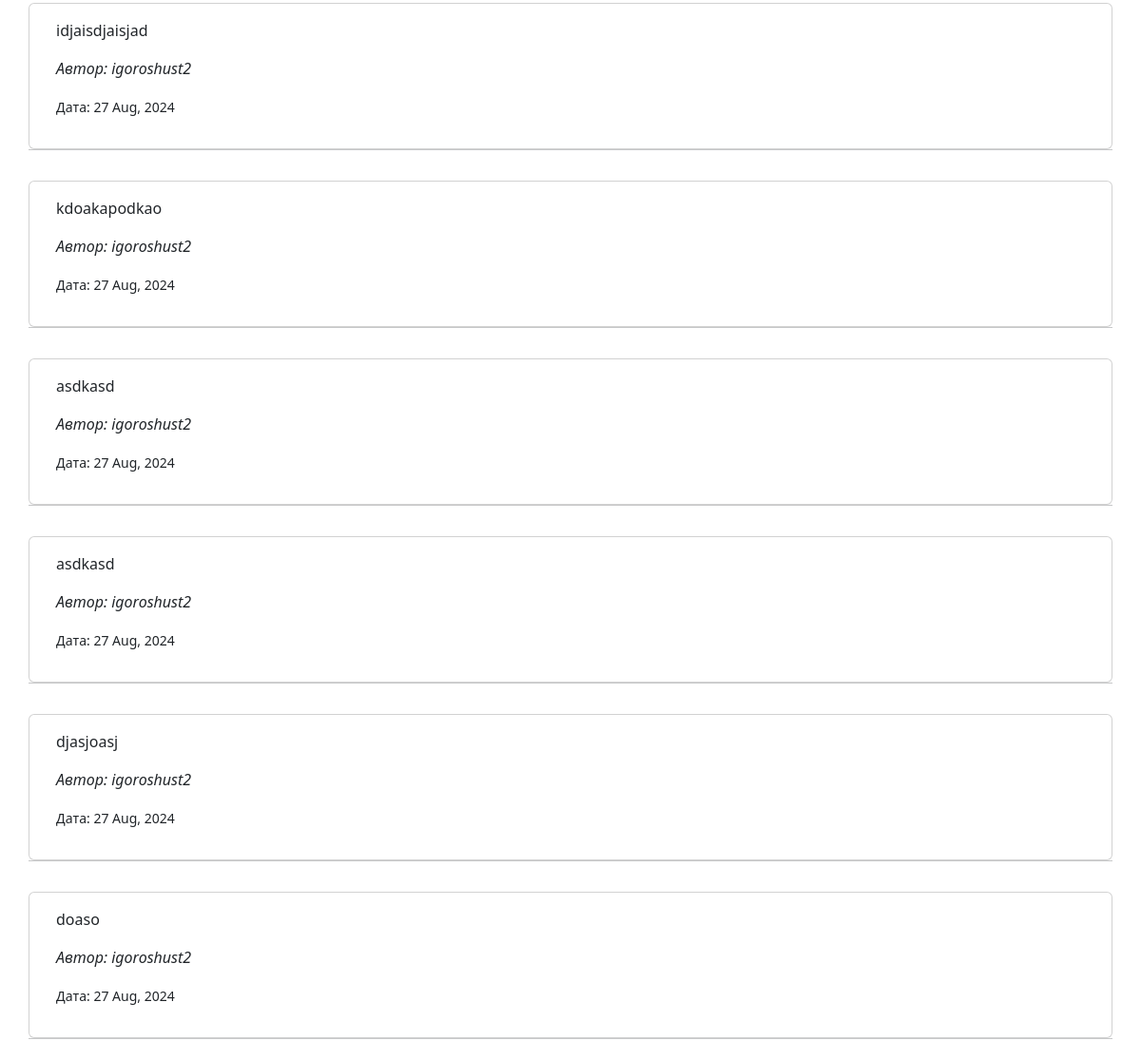
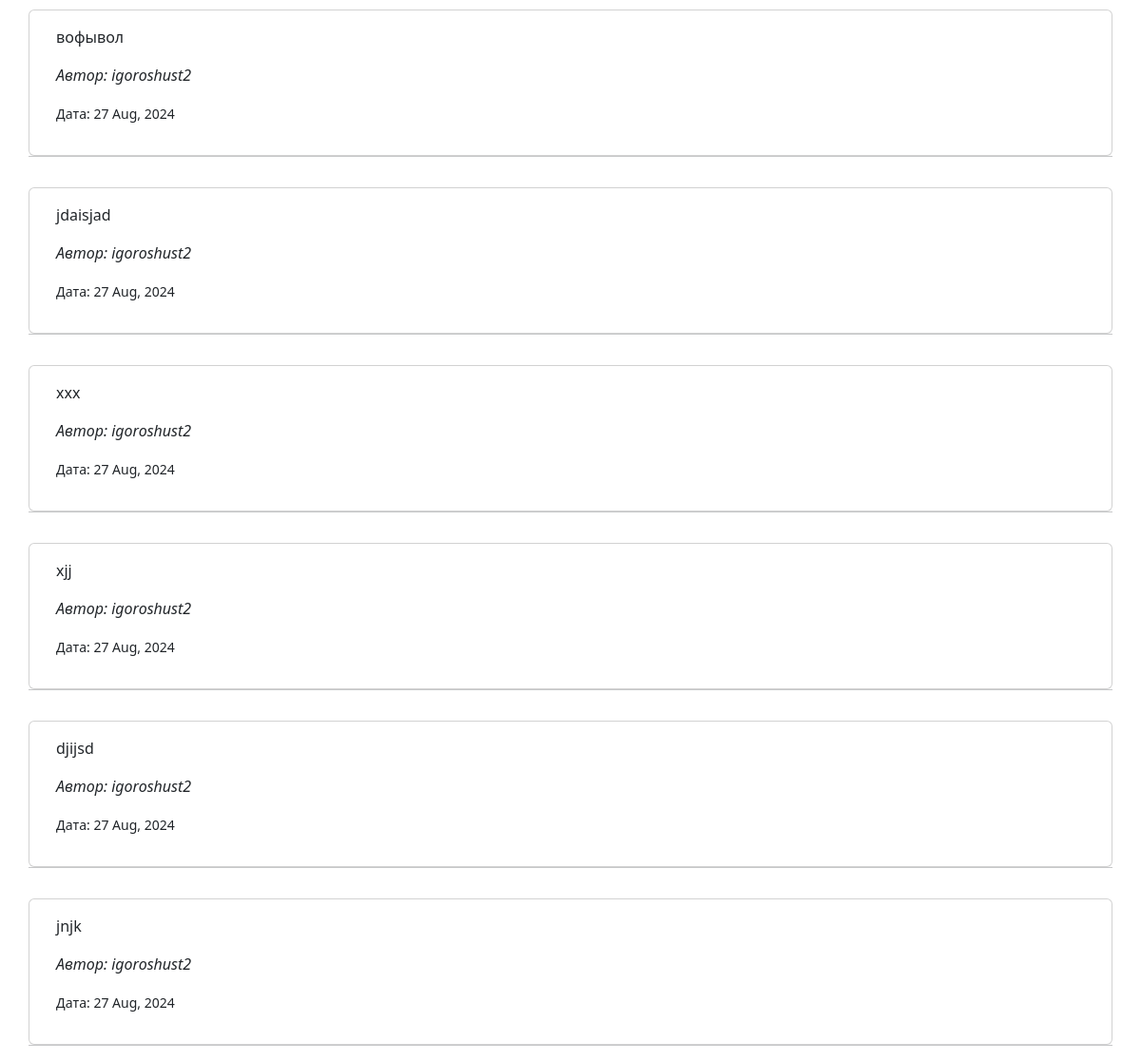
Before: /5/ (lower part) with the older database file (2 pictures, top to bottom).
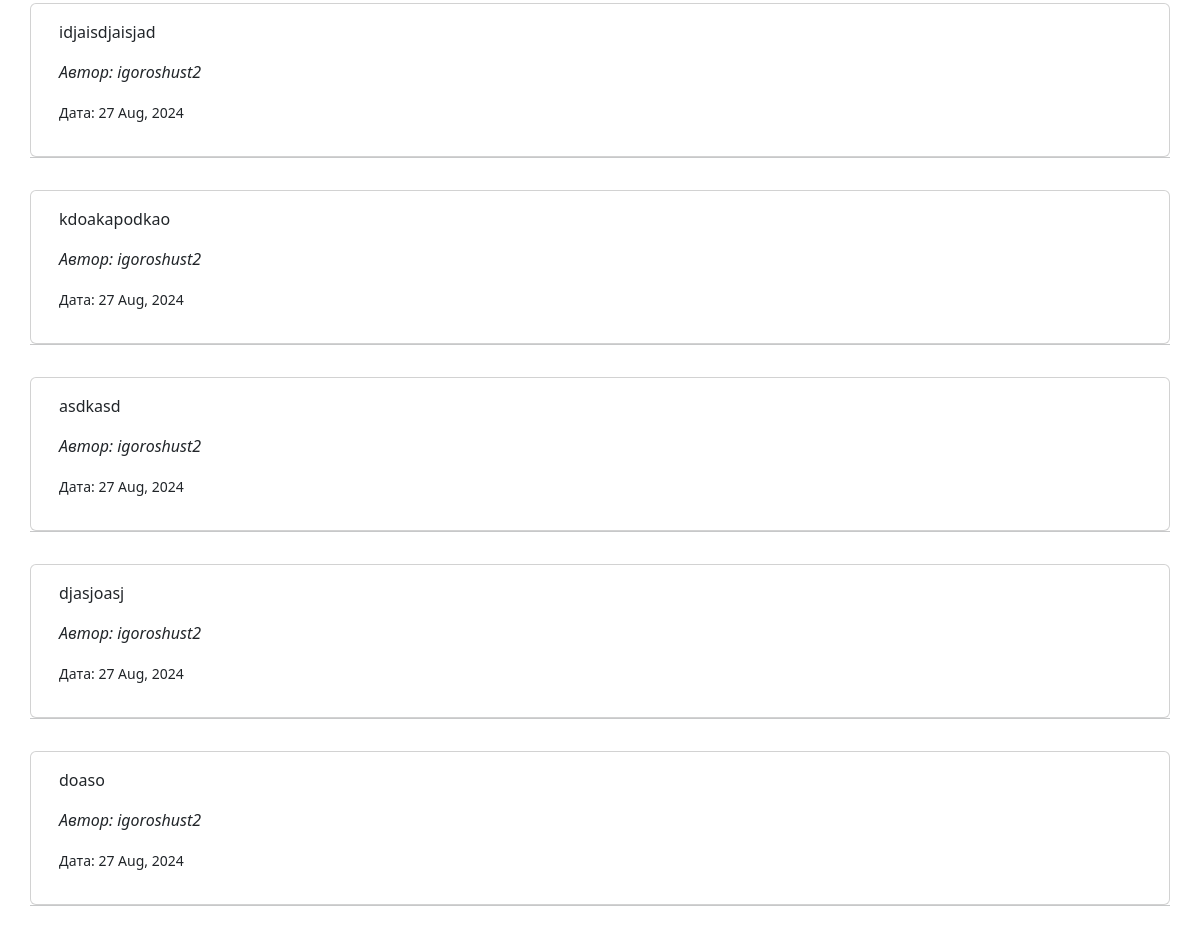
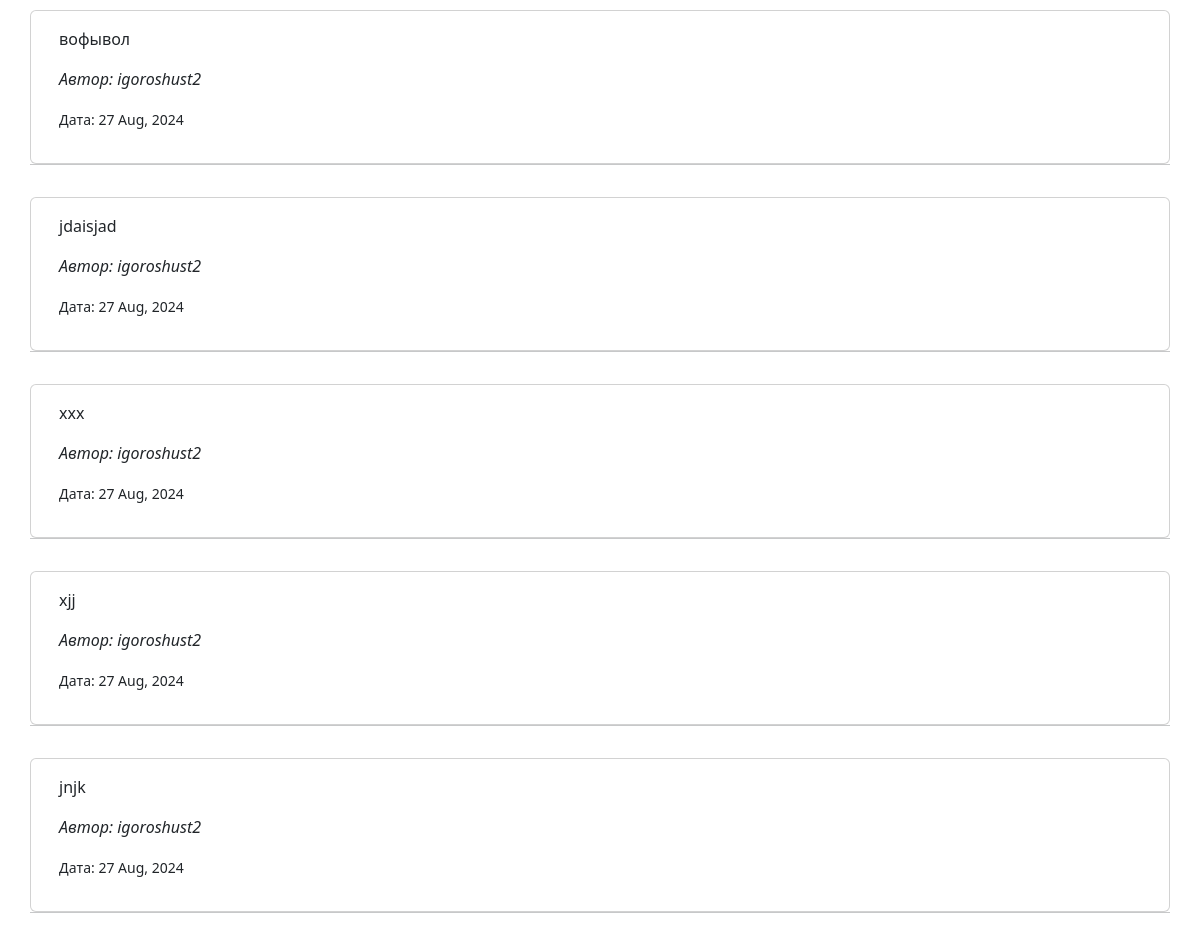
After: the same page with the newer database file (2 pictures, top to bottom).
### app/models.py (models this page shows, shortened)
class Response(models.Model):
    RESPONSE_LIST = (
        ('pending', 'отправлено'),
        ('accepted', 'принято'),
    )
    publication = models.ForeignKey(Publication, on_delete=models.CASCADE, related_name='responses')
    author = models.ForeignKey(User, on_delete=models.CASCADE, related_name='responses')
    status = models.CharField(max_length=20, choices=RESPONSE_LIST, default='отправлено')
    text = models.TextField()
    message = models.CharField(max_length=168)
    created = models.DateTimeField(auto_now_add=True)
    updated = models.DateTimeField(auto_now=True)
    class Meta:
        verbose_name = 'Отклик'
        verbose_name_plural = 'Отклики'

class User(AbstractUser):
    code = models.CharField(max_length=15, blank=True, null=True)
    email = models.EmailField(unique=True)
    is_active = models.BooleanField(default=False)
    is_superuser = models.BooleanField(default=False)
    def __str__(self):
        return self.username

### app/views.py (the view)
# urls.py: path('<int:pk>/', PublicationDetail.as_view(), name='publication_detail'),
class PublicationDetail(DetailView):
    model = Publication
    template_name = 'app/pub.html'
    context_object_name = 'publication'
    queryset = Publication.objects.all()

### app/models.py (called while the page is built)
    def __str__(self):
        return self.name

### templates/app/pub.html (shortened to what this page needs)
<!DOCTYPE html>
{% extends 'index.html' %}
{% block content %}
<br>
<br><br>
<br><br>
        {% for response in publication.responses.all %}
            <div class="card mt-3">
                <div class="card-body">
                        <p>{{ response.text }}</p>
                    <p><i>Автор: {{ response.author }}</i></p>
                    <p><small>Дата: {{ response.created|date:"d M, Y" }}</small></p>
                </div>
            </div><hr>
        {% endfor %}
{% endblock content %}

Changed rows visible on the page:
removed Response: text "asdkasd", author "igoroshust2", created "27 Aug, 2024"
removed Response: text "djijsd", author "igoroshust2", created "27 Aug, 2024"
